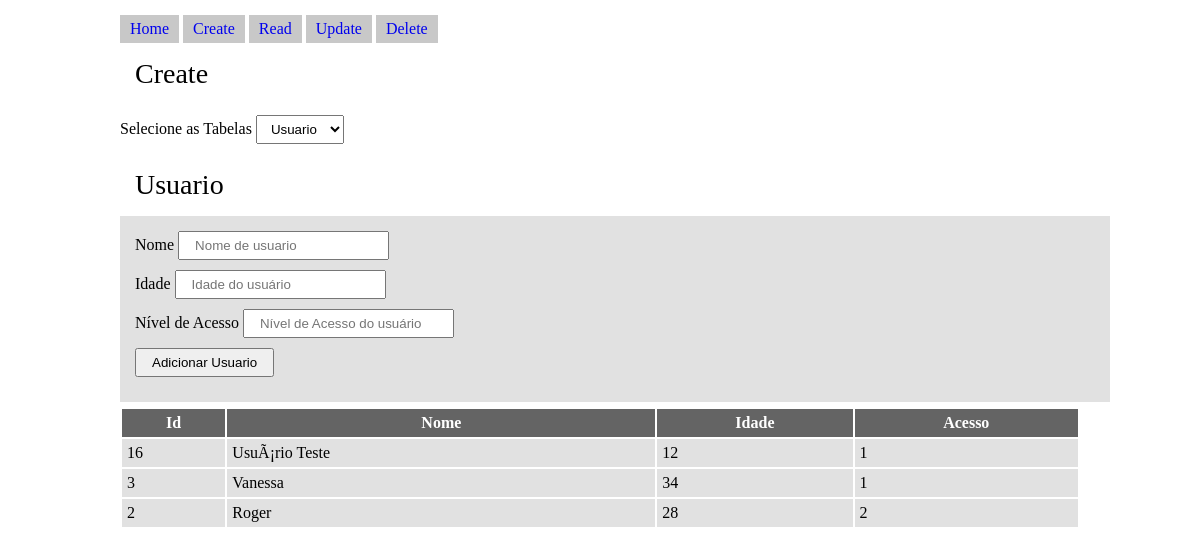
Page /create.php on the committed database.
### tables this page shows
CREATE TABLE `usuario` (
  `id` int(11) NOT NULL,
  `nome` varchar(120) NOT NULL,
  `idade` int(11) NOT NULL,
  `acesso` int(11) NOT NULL
);

### create.php (the view, shortened to what this page needs)
<!DOCTYPE html>
<html lang="en">
<head>
	<link rel="stylesheet" type="text/css" href="style.css">
</head>
<body>
	<header>
		<ul>
			<li><a href="./index.php">Home</a></li>
			<li><a href="./create.php">Create</a></li>
			<li><a href="./read.php">Read</a></li>
			<li><a href="./update.php">Update</a></li>
			<li><a href="./delete.php">Delete</a></li>
		</ul>
	</header>
	<div>
		<h1>Create</h1>
		<span> Selecione as Tabelas </span>
		<select name="" id="tableSelector">
			<option value="1">Usuario</option>
		</select>
		<section id="tableUsuario">
			<h1>Usuario</h1>
			<form action="create.php" method="post">
				<div class="row">
					<span>Nome</span>
					<input name="nome" type="text" placeholder="Nome de usuario" value="<?php echo !empty($nome)?$nome:'';?>">
				</div>
				<div class="row">
					<span>Idade</span>
					<input type="text" name="idade" type="text" placeholder="Idade do usuário" value="<?php echo !empty($idade)?$idade:'';?>">
				</div>
				<div class="row">
					<span>Nível de Acesso</span>
					<input type="text" name="acesso" type="text" placeholder="Nível de Acesso do usuário" value="<?php echo !empty($acesso)?$acesso:'';?>">
				</div>
				<button type="submit" >Adicionar Usuario</button>
			</form>
			<table>
				<thead>
					<tr>
						<th>Id</th>
						<th>Nome</th>
						<th>Idade</th>
						<th>Acesso</th>
					</tr>
				</thead>
				<tbody>
					<?php
					$pdo = Banco::connect();
					$sql = 'SELECT * FROM usuario ORDER BY id DESC LIMIT 3';
					foreach ($pdo->query($sql) as $row) {
						echo '<tr>';
						echo '<td>'. $row['id'] . '</td>';
						echo '<td>'. $row['nome'] . '</td>';
						echo '<td>'. $row['idade'] . '</td>';
						echo '<td>'. $row['acesso'] . '</td>';
						echo '</tr>';
					}
					?>
				</tbody>
			</table>
		</section>
	</div>
</body>
</html>

### style.css (style rules this page uses)
* { margin: 0; padding: 0; list-style: none; text-decoration: none; }
body { width: 80%; height: 100%; margin: 0 auto; }
ul { width: 100%; }
ul li { display: inline-block; padding: 5px 10px; background-color: rgba(200, 200, 200, 1.0); }
header { margin: 15px 0; }
select { padding: 5px 10px; margin: 10px 0; }
select option { padding: 5px 10px; }
h1 { display: block; margin: 15px 15px; font-size: 28px; font-weight: 500; }
div.row { width: 100%; display: inline-block; }
form { display: block; width: 100%; height: 100%; margin: 5px 0; padding: 15px; background-color: rgba(225, 225, 225, 1.0); }
table { width: 100%; height: 100%; background-color: #fff; }
table thead, table tbody { width: 100%; }
table thead tr { background-color: rgba(100, 100, 100, 1); border: 2px solid rgba(150,150,150,0.5); color: #fff; }
table tr { background-color: rgba(225, 225, 225, 1); border: 2px solid rgba(150,150,150,0.5); }
table tr td, table tr th { padding: 5px; }
input, button { display: inline-block; margin: 0 0 10px 0 ; padding: 5px 15px; }

### rows in the picture
usuario: id "16", nome "UsuÃ¡rio Teste", idade "12", acesso "1"
usuario: id "3", nome "Vanessa", idade "34", acesso "1"
usuario: id "2", nome "Roger", idade "28", acesso "2"
